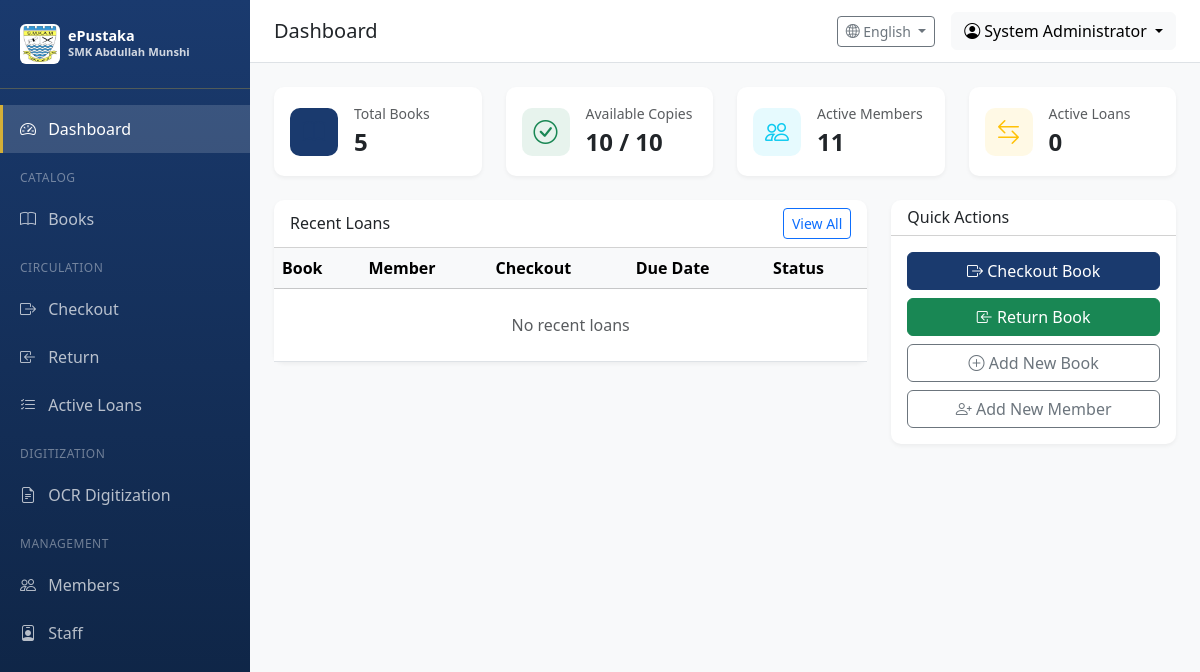
The page /dashboard (signed in) on the database as committed earlier.
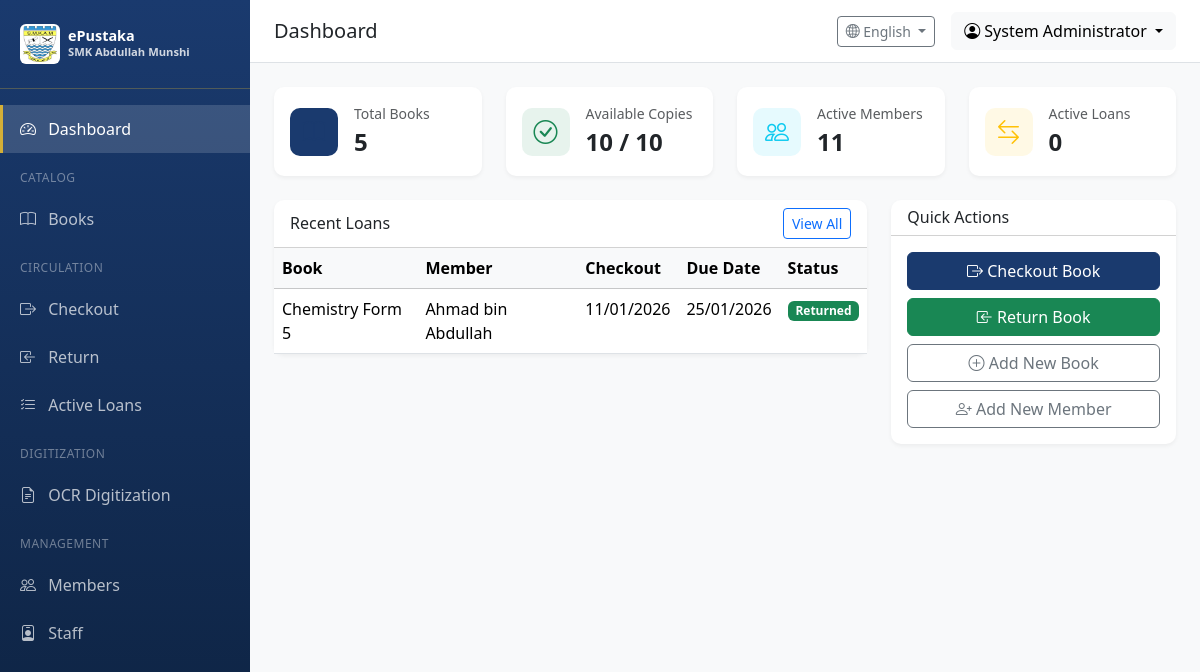
The same page on the database as committed later.
### app/models/user.py (models this page shows, shortened)
class User(UserMixin, db.Model):
    __tablename__ = 'users'
    id = db.Column(db.Integer, primary_key=True)
    username = db.Column(db.String(64), unique=True, nullable=False, index=True)
    email = db.Column(db.String(120), unique=True, nullable=False, index=True)
    password_hash = db.Column(db.String(256), nullable=False)
    full_name = db.Column(db.String(128))
    is_active = db.Column(db.Boolean, default=True)
    role_id = db.Column(db.Integer, db.ForeignKey('roles.id'))
    created_at = db.Column(db.DateTime, default=datetime.utcnow)
    updated_at = db.Column(db.DateTime, default=datetime.utcnow, onupdate=datetime.utcnow)
    last_login = db.Column(db.DateTime)
    def can(self, perm):
        return self.role is not None and self.role.has_permission(perm)

### app/models/circulation.py (models this page shows, shortened)
class Loan(db.Model):
    __tablename__ = 'loans'
    id = db.Column(db.Integer, primary_key=True)
    checkout_date = db.Column(db.DateTime, nullable=False, default=datetime.utcnow)
    due_date = db.Column(db.DateTime, nullable=False)
    return_date = db.Column(db.DateTime)
    status = db.Column(db.String(20), default=LoanStatus.ACTIVE.value, index=True)
    renewal_count = db.Column(db.Integer, default=0)
    fine_amount = db.Column(db.Float, default=0.0)
    fine_paid = db.Column(db.Boolean, default=False)
    notes = db.Column(db.Text)
    member_id = db.Column(db.Integer, db.ForeignKey('members.id'), nullable=False)
    copy_id = db.Column(db.Integer, db.ForeignKey('book_copies.id'), nullable=False)
    checkout_by = db.Column(db.Integer, db.ForeignKey('users.id'))
    return_by = db.Column(db.Integer, db.ForeignKey('users.id'))
    created_at = db.Column(db.DateTime, default=datetime.utcnow)
    updated_at = db.Column(db.DateTime, default=datetime.utcnow, onupdate=datetime.utcnow)
    checkout_staff = db.relationship('User', foreign_keys=[checkout_by])
    return_staff = db.relationship('User', foreign_keys=[return_by])

### app/models/catalog.py (models this page shows, shortened)
class Book(db.Model):
    __tablename__ = 'books'
    id = db.Column(db.Integer, primary_key=True)
    title = db.Column(db.String(256), nullable=False, index=True)
    author = db.Column(db.String(256), index=True)
    isbn = db.Column(db.String(20), index=True)
    publisher = db.Column(db.String(128))
    publication_year = db.Column(db.Integer)
    edition = db.Column(db.String(32))
    category = db.Column(db.String(64), index=True)  # e.g., Fiction, Science, History
    call_number = db.Column(db.String(32), index=True)  # Library classification
    subject = db.Column(db.String(128))
    language = db.Column(db.String(32), default='Malay')
    description = db.Column(db.Text)
    page_count = db.Column(db.Integer)
    cover_image = db.Column(db.String(256))  # Path to cover image
    created_at = db.Column(db.DateTime, default=datetime.utcnow)
    updated_at = db.Column(db.DateTime, default=datetime.utcnow, onupdate=datetime.utcnow)
    copies = db.relationship('BookCopy', backref='book', lazy='dynamic', cascade='all, delete-orphan')

### app/models/member.py (models this page shows, shortened)
class Member(db.Model):
    __tablename__ = 'members'
    id = db.Column(db.Integer, primary_key=True)
    member_id = db.Column(db.String(32), unique=True, nullable=False, index=True)  # Student ID / Card No.
    full_name = db.Column(db.String(128), nullable=False)
    email = db.Column(db.String(120), index=True)
    phone = db.Column(db.String(20))
    member_type = db.Column(db.String(32), default='Student')  # Student, Staff, External
    class_group = db.Column(db.String(64))  # e.g., "Form 5 Science 1"
    student_year = db.Column(db.Integer)  # 1-6 for Form 1-6 / Year 1-6
    total_books_read = db.Column(db.Integer, default=0)  # For NILAM leaderboard
    is_active = db.Column(db.Boolean, default=True)
    notes = db.Column(db.Text)
    created_at = db.Column(db.DateTime, default=datetime.utcnow)
    updated_at = db.Column(db.DateTime, default=datetime.utcnow, onupdate=datetime.utcnow)
    loans = db.relationship('Loan', backref='member', lazy='dynamic')

### app/routes/main.py (the view)
@main_bp.route('/dashboard')
@login_required
def dashboard():
    stats = {
        'total_books': Book.query.count(),
        'total_copies': BookCopy.query.count(),
        'available_copies': BookCopy.query.filter_by(status='available').count(),
        'total_members': Member.query.filter_by(is_active=True).count(),
        'active_loans': Loan.query.filter_by(status=LoanStatus.ACTIVE.value).count(),
        'overdue_loans': Loan.query.filter_by(status=LoanStatus.OVERDUE.value).count(),
        'pending_ocr_jobs': OCRJob.query.filter_by(status='pending').count()
    }
    recent_loans = Loan.query.order_by(Loan.checkout_date.desc()).limit(10).all()
    overdue_loans = Loan.query.filter_by(status=LoanStatus.OVERDUE.value).limit(10).all()
    return render_template('dashboard.html',
                          stats=stats,
                          recent_loans=recent_loans,
                          overdue_loans=overdue_loans)

### app/templates/dashboard.html (shortened to what this page needs)
{% extends "base.html" %}
{% block page_title %}Dashboard{% endblock %}
{% block content %}
<div class="row g-4 mb-4">
    <div class="col-md-3">
        <div class="card stat-card">
            <div class="card-body d-flex align-items-center">
                <div class="stat-icon bg-primary bg-opacity-10 text-primary me-3">
                    <i class="bi bi-book"></i>
                </div>
                <div>
                    <div class="text-muted small">Total Books</div>
                    <div class="fs-4 fw-bold">{{ stats.total_books }}</div>
                </div>
            </div>
        </div>
    </div>
    <div class="col-md-3">
        <div class="card stat-card">
            <div class="card-body d-flex align-items-center">
                <div class="stat-icon bg-success bg-opacity-10 text-success me-3">
                    <i class="bi bi-check-circle"></i>
                </div>
                <div>
                    <div class="text-muted small">Available Copies</div>
                    <div class="fs-4 fw-bold">{{ stats.available_copies }} / {{ stats.total_copies }}</div>
                </div>
            </div>
        </div>
    </div>
    <div class="col-md-3">
        <div class="card stat-card">
            <div class="card-body d-flex align-items-center">
                <div class="stat-icon bg-info bg-opacity-10 text-info me-3">
                    <i class="bi bi-people"></i>
                </div>
                <div>
                    <div class="text-muted small">Active Members</div>
                    <div class="fs-4 fw-bold">{{ stats.total_members }}</div>
                </div>
            </div>
        </div>
    </div>
    <div class="col-md-3">
        <div class="card stat-card">
            <div class="card-body d-flex align-items-center">
                <div class="stat-icon bg-warning bg-opacity-10 text-warning me-3">
                    <i class="bi bi-arrow-left-right"></i>
                </div>
                <div>
                    <div class="text-muted small">Active Loans</div>
                    <div class="fs-4 fw-bold">{{ stats.active_loans }}</div>
                </div>
            </div>
        </div>
    </div>
</div>
<div class="row g-4">
    <div class="col-lg-8">
        <div class="card table-card">
            <div class="card-header bg-transparent d-flex justify-content-between align-items-center">
                <h6 class="mb-0">Recent Loans</h6>
                <a href="{{ url_for('circulation.active_loans') }}" class="btn btn-sm btn-outline-primary">View All</a>
            </div>
            <div class="card-body p-0">
                <div class="table-responsive">
                    <table class="table table-hover mb-0">
                        <thead class="table-light">
                            <tr>
                                <th>Book</th>
                                <th>Member</th>
                                <th>Checkout</th>
                                <th>Due Date</th>
                                <th>Status</th>
                            </tr>
                        </thead>
                        <tbody>
                            {% for loan in recent_loans %}
                            <tr>
                                <td>{{ loan.copy.book.title[:40] }}{% if loan.copy.book.title|length > 40 %}...{% endif %}</td>
                                <td>{{ loan.member.full_name }}</td>
                                <td>{{ loan.checkout_date.strftime('%d/%m/%Y') }}</td>
                                <td>{{ loan.due_date.strftime('%d/%m/%Y') }}</td>
                                <td>
                                    {% if loan.status == 'returned' %}
                                        <span class="badge bg-success">Returned</span>
                                    {% elif loan.is_overdue %}
                                        <span class="badge bg-danger">Overdue</span>
                                    {% else %}
                                        <span class="badge bg-primary">Active</span>
                                    {% endif %}
                                </td>
                            </tr>
                            {% else %}
                            <tr>
                                <td colspan="5" class="text-center text-muted py-4">No recent loans</td>
                            </tr>
                            {% endfor %}
                        </tbody>
                    </table>
                </div>
            </div>
        </div>
    </div>
    <div class="col-lg-4">
        <div class="card table-card">
            <div class="card-header bg-transparent">
                <h6 class="mb-0">Quick Actions</h6>
            </div>
            <div class="card-body">
                <div class="d-grid gap-2">
                    <a href="{{ url_for('circulation.checkout') }}" class="btn btn-primary">
                        <i class="bi bi-box-arrow-right"></i> Checkout Book
                    </a>
                    <a href="{{ url_for('circulation.return_book') }}" class="btn btn-success">
                        <i class="bi bi-box-arrow-in-left"></i> Return Book
                    </a>
                    <a href="{{ url_for('catalog.add_book') }}" class="btn btn-outline-secondary">
                        <i class="bi bi-plus-circle"></i> Add New Book
                    </a>
                    <a href="{{ url_for('users.add_member') }}" class="btn btn-outline-secondary">
                        <i class="bi bi-person-plus"></i> Add New Member
                    </a>
                </div>
            </div>
        </div>
    </div>
</div>
{% endblock %}

### app/templates/base.html (shortened to what this page needs)
<!DOCTYPE html>
<html lang="en">
<head>
    <link href="https://cdn.jsdelivr.net/npm/bootstrap@5.3.2/dist/css/bootstrap.min.css" rel="stylesheet">
    <link href="https://cdn.jsdelivr.net/npm/bootstrap-icons@1.11.1/font/bootstrap-icons.css" rel="stylesheet">
</head>
<body>
    {% if current_user.is_authenticated %}
    <nav class="sidebar">
        <div class="sidebar-brand">
            <div class="d-flex align-items-center">
                <img src="{{ url_for('static', filename='images/Lencana_Sekolah_Menengah_Kebangsaan_Abdullah_Munshi.jpg') }}"
                     alt="SMK Abdullah Munshi"
                     class="me-2 rounded"
                     style="width: 40px; height: 40px; object-fit: contain; background: white; padding: 2px;">
                <div>
                    <div style="font-size: 0.9rem; line-height: 1.2;">ePustaka</div>
                    <div style="font-size: 0.7rem; opacity: 0.8;">SMK Abdullah Munshi</div>
                </div>
            </div>
        </div>
        <ul class="nav flex-column">
            <li class="nav-item">
                <a class="nav-link {% if request.endpoint == 'main.dashboard' %}active{% endif %}" href="{{ url_for('main.dashboard') }}">
                    <i class="bi bi-speedometer2"></i> {{ t('dashboard') }}
                </a>
            </li>
            {% if current_user.can(1) or current_user.can(2) %}
            <li class="sidebar-section">{{ t('catalog') }}</li>
            <li class="nav-item">
                <a class="nav-link {% if 'catalog' in request.endpoint %}active{% endif %}" href="{{ url_for('catalog.index') }}">
                    <i class="bi bi-book"></i> {{ t('books') }}
                </a>
            </li>
            <li class="sidebar-section">{{ t('circulation') }}</li>
            <li class="nav-item">
                <a class="nav-link {% if request.endpoint == 'circulation.checkout' %}active{% endif %}" href="{{ url_for('circulation.checkout') }}">
                    <i class="bi bi-box-arrow-right"></i> {{ t('checkout') }}
                </a>
            </li>
            <li class="nav-item">
                <a class="nav-link {% if request.endpoint == 'circulation.return_book' %}active{% endif %}" href="{{ url_for('circulation.return_book') }}">
                    <i class="bi bi-box-arrow-in-left"></i> {{ t('return') }}
                </a>
            </li>
            <li class="nav-item">
                <a class="nav-link {% if request.endpoint == 'circulation.active_loans' %}active{% endif %}" href="{{ url_for('circulation.active_loans') }}">
                    <i class="bi bi-list-check"></i> {{ t('active_loans') }}
                </a>
            </li>
            {% endif %}
            {% if current_user.can(512) %}
            <li class="sidebar-section">{{ 'Digitization' if current_language == 'en' else 'Pendigitalan' }}</li>
            <li class="nav-item">
                <a class="nav-link {% if 'ocr' in request.endpoint %}active{% endif %}" href="{{ url_for('ocr.index') }}">
                    <i class="bi bi-file-earmark-text"></i> {{ t('ocr_digitization') }}
                </a>
            </li>
            {% endif %}
            {% if current_user.can(128) %}
            <li class="sidebar-section">{{ 'Management' if current_language == 'en' else 'Pengurusan' }}</li>
            <li class="nav-item">
                <a class="nav-link {% if request.endpoint == 'users.member_list' %}active{% endif %}" href="{{ url_for('users.member_list') }}">
                    <i class="bi bi-people"></i> {{ t('members') }}
                </a>
            </li>
            {% endif %}
            {% if current_user.can(256) %}
            <li class="nav-item">
                <a class="nav-link {% if request.endpoint == 'users.staff_list' %}active{% endif %}" href="{{ url_for('users.staff_list') }}">
                    <i class="bi bi-person-badge"></i> {{ t('staff') }}
                </a>
            </li>
            {% endif %}
        </ul>
    </nav>
    <div class="main-content">
        <nav class="top-navbar d-flex justify-content-between align-items-center">
            <div>
                <h5 class="mb-0">{% block page_title %}{{ t('dashboard') }}{% endblock %}</h5>
            </div>
            <div class="d-flex align-items-center gap-3">
                <div class="dropdown">
                    <button class="btn btn-outline-secondary btn-sm dropdown-toggle" type="button" data-bs-toggle="dropdown">
                        <i class="bi bi-globe2"></i> {{ languages.get(current_language, 'English') }}
                    </button>
                </div>
                <div class="dropdown">
                    <button class="btn btn-light dropdown-toggle" type="button" data-bs-toggle="dropdown">
                        <i class="bi bi-person-circle"></i> {{ current_user.full_name or current_user.username }}
                    </button>
                </div>
            </div>
        </nav>
        <div class="content-wrapper">
            {% block content %}{% endblock %}
        </div>
    </div>
    {% else %}
    {% block public_content %}{% endblock %}
    {% endif %}
</body>
</html>

Rows that differ between the two databases and show on the page:
added Loan: copy.book "Chemistry Form 5", member.full_name "Ahmad bin Abdullah", checkout_date "11/01/2026", due_date "25/01/2026", status "Returned"
Other text that changed with them:
text no longer shown: "No recent loans"
